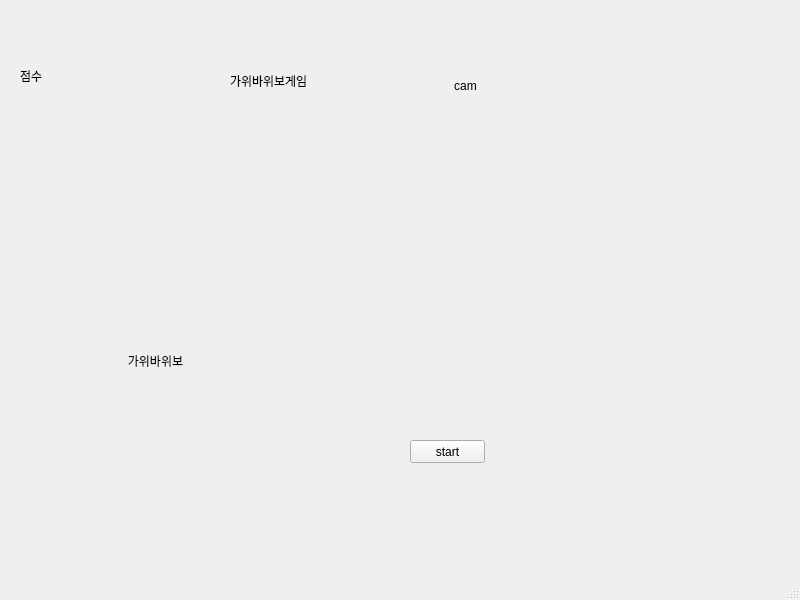
<?xml version="1.0" encoding="UTF-8"?>
<ui version="4.0">
 <class>MainWindow</class>
 <widget class="QMainWindow" name="MainWindow">
  <property name="geometry">
   <rect>
    <x>0</x>
    <y>0</y>
    <width>800</width>
    <height>600</height>
   </rect>
  </property>
  <property name="windowTitle">
   <string>MainWindow</string>
  </property>
  <widget class="QWidget" name="centralwidget">
   <widget class="QLabel" name="score_label">
    <property name="geometry">
     <rect>
      <x>20</x>
      <y>70</y>
      <width>56</width>
      <height>12</height>
     </rect>
    </property>
    <property name="text">
     <string>점수</string>
    </property>
   </widget>
   <widget class="QLabel" name="score">
    <property name="geometry">
     <rect>
      <x>90</x>
      <y>70</y>
      <width>56</width>
      <height>12</height>
     </rect>
    </property>
    <property name="text">
     <string/>
    </property>
   </widget>
   <widget class="QLabel" name="title">
    <property name="geometry">
     <rect>
      <x>230</x>
      <y>50</y>
      <width>101</width>
      <height>61</height>
     </rect>
    </property>
    <property name="text">
     <string>가위바위보게임</string>
    </property>
   </widget>
   <widget class="QLabel" name="center">
    <property name="geometry">
     <rect>
      <x>20</x>
      <y>200</y>
      <width>271</width>
      <height>321</height>
     </rect>
    </property>
    <property name="text">
     <string>가위바위보</string>
    </property>
    <property name="alignment">
     <set>Qt::AlignCenter</set>
    </property>
   </widget>
   <widget class="QLabel" name="cam">
    <property name="geometry">
     <rect>
      <x>390</x>
      <y>20</y>
      <width>151</width>
      <height>131</height>
     </rect>
    </property>
    <property name="text">
     <string>cam</string>
    </property>
    <property name="alignment">
     <set>Qt::AlignCenter</set>
    </property>
   </widget>
   <widget class="QPushButton" name="btn">
    <property name="geometry">
     <rect>
      <x>410</x>
      <y>440</y>
      <width>75</width>
      <height>23</height>
     </rect>
    </property>
    <property name="text">
     <string>start</string>
    </property>
   </widget>
  </widget>
  <widget class="QMenuBar" name="menubar">
   <property name="geometry">
    <rect>
     <x>0</x>
     <y>0</y>
     <width>800</width>
     <height>21</height>
    </rect>
   </property>
  </widget>
  <widget class="QStatusBar" name="statusbar"/>
 </widget>
 <resources/>
 <connections/>
</ui>
